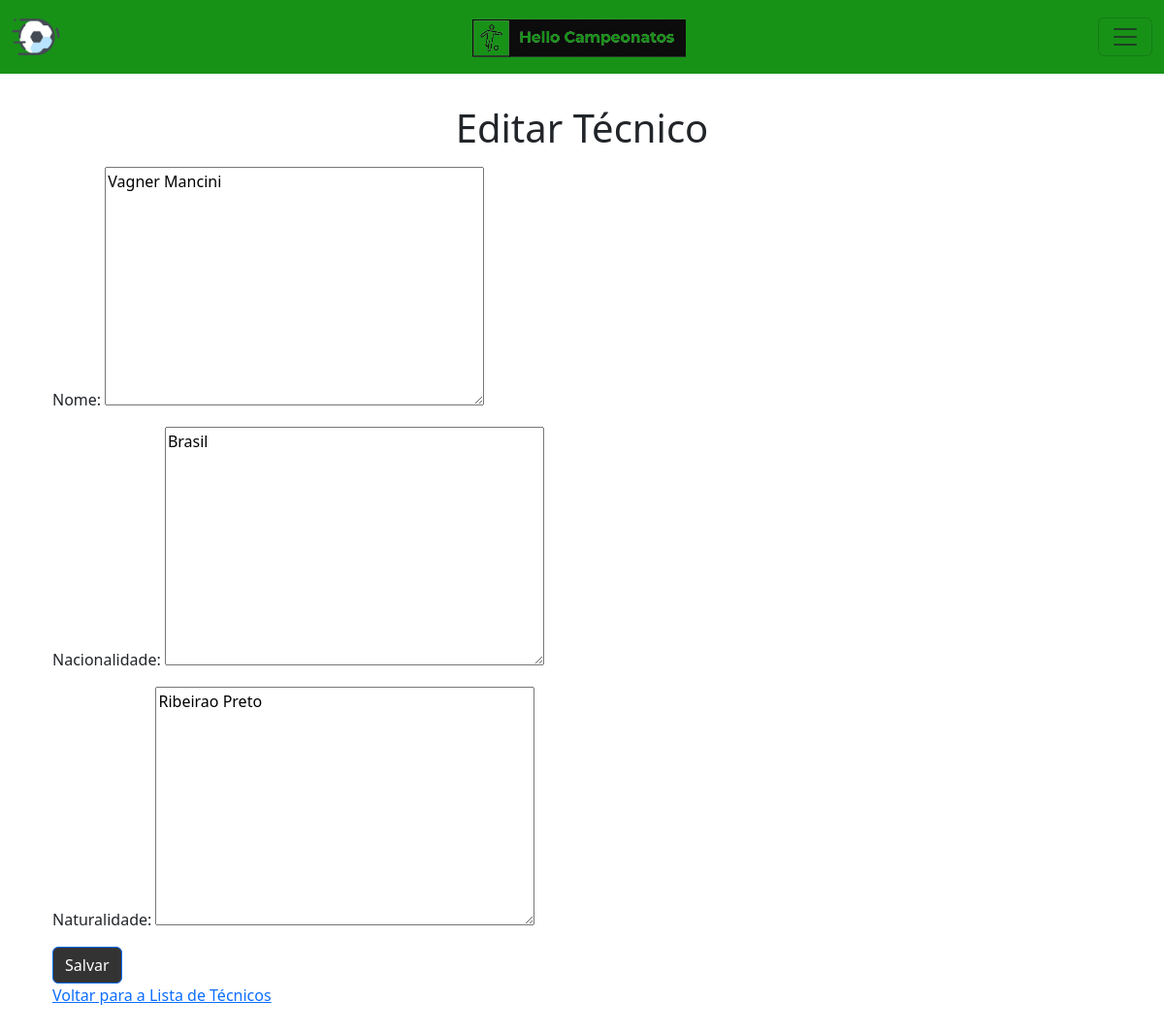
The app's page /editar_tecnico/1/ (signed in) with its own data.
### tasks/models.py (models this page shows, shortened)
class Tecnico(models.Model):
    nome = models.TextField()
    nacionalidade = models.TextField()
    naturalidade = models.TextField()

### tasks/views.py (the view)
# urls.py: path('editar_tecnico/<int:tecnico_id>/', views.editar_tecnico, name='editar_tecnico'),
@login_required
def editar_tecnico(request, tecnico_id):
    tecnico = get_object_or_404(Tecnico, pk=tecnico_id)
    if request.method == 'POST':
        form = TecnicoForm(request.POST, instance=tecnico)
        if form.is_valid():
            form.save()
            return redirect('tecnico_list')
    else:
        form = TecnicoForm(instance=tecnico)
    return render(request, 'editar_tecnico.html', {'form': form})

### tasks/forms.py
class TecnicoForm(forms.ModelForm):
    class Meta:
        model = Tecnico
        fields = '__all__'

### tasks/templates/editar_tecnico.html (shortened to what this page needs)
{% extends 'menu.html' %}
{% block content %}
  <main class="container mt-5">
    <h1 class="text-center">Editar Técnico</h1>
    <form method="post" class="mt-3">
      {{ form.as_p }}
      <button type="submit" class="btn btn-primary">Salvar</button>
    </form>
    <a href="{% url 'tecnico_list' %}">Voltar para a Lista de Técnicos</a>
  </main>
{% endblock %}

### tasks/templates/menu.html (style rules this page uses)
body { padding-top: 60px; padding-bottom: 60px; }
.btn.btn-primary { background-color: rgb(51, 51, 51); color: #FFFFFF; }

### records on screen
Tecnico: nome "Vagner Mancini", nacionalidade "Brasil", naturalidade "Ribeirao Preto"
